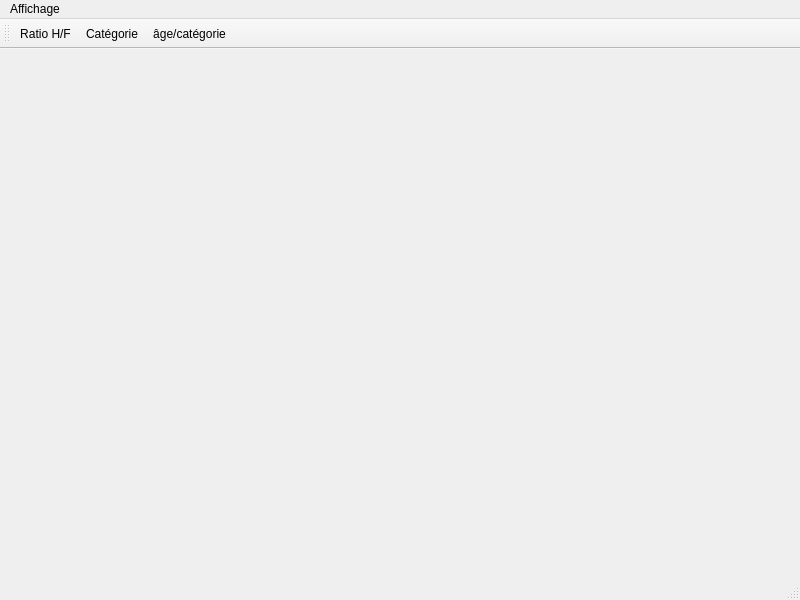
<?xml version="1.0" encoding="UTF-8"?>
<ui version="4.0">
 <class>Titanic</class>
 <widget class="QMainWindow" name="Titanic">
  <property name="geometry">
   <rect>
    <x>0</x>
    <y>0</y>
    <width>800</width>
    <height>600</height>
   </rect>
  </property>
  <property name="minimumSize">
   <size>
    <width>0</width>
    <height>0</height>
   </size>
  </property>
  <property name="windowTitle">
   <string>Titanic</string>
  </property>
  <widget class="QWidget" name="centralwidget"/>
  <widget class="QMenuBar" name="menubar">
   <property name="geometry">
    <rect>
     <x>0</x>
     <y>0</y>
     <width>800</width>
     <height>25</height>
    </rect>
   </property>
   <widget class="QMenu" name="menuAffichage">
    <property name="title">
     <string>Affichage</string>
    </property>
   </widget>
   <addaction name="menuAffichage"/>
  </widget>
  <widget class="QStatusBar" name="statusbar"/>
  <widget class="QToolBar" name="toolBar">
   <property name="minimumSize">
    <size>
     <width>0</width>
     <height>30</height>
    </size>
   </property>
   <property name="windowTitle">
    <string>toolBar</string>
   </property>
   <attribute name="toolBarArea">
    <enum>TopToolBarArea</enum>
   </attribute>
   <attribute name="toolBarBreak">
    <bool>false</bool>
   </attribute>
   <addaction name="actionRatio_H_F"/>
   <addaction name="actionCat_gorie"/>
   <addaction name="action_ge_cat_gorie"/>
  </widget>
  <action name="actionRatio_H_F">
   <property name="text">
    <string>Ratio H/F</string>
   </property>
   <property name="menuRole">
    <enum>QAction::MenuRole::NoRole</enum>
   </property>
  </action>
  <action name="actionCat_gorie">
   <property name="text">
    <string>Catégorie</string>
   </property>
   <property name="menuRole">
    <enum>QAction::MenuRole::NoRole</enum>
   </property>
  </action>
  <action name="action_ge_cat_gorie">
   <property name="text">
    <string>âge/catégorie</string>
   </property>
   <property name="menuRole">
    <enum>QAction::MenuRole::NoRole</enum>
   </property>
  </action>
 </widget>
 <resources/>
 <connections/>
</ui>
